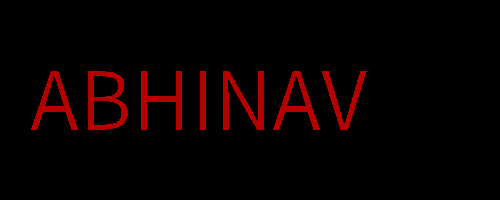
Frame 1 (no input)
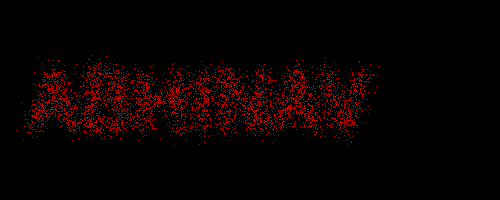
Frame 60 (the mouse pressed at the canvas centre just before this capture)
Frame 120 (the mouse held since frame 60 and released just before this capture): identical to frame 1, image omitted

The Processing sketch that drew these frames (run headless with seeded random() and noise(); from frame 60 on, the mouse is pressed at the canvas centre):

// Processing sketch: ParticleClock
// ── ParticleClock.pde
ArrayList particles = new ArrayList();
boolean reset;
void setup() {
  size(500, 200);
  background(0);
  fill(255);
  textSize(90);
  text("ABHINAV", 30, 130);
  for (int x = 0; x < width; x++) {
    for (int y = 0; y < height; y++) {
      if (get(x, y) == color(255)) {
        particles.add(new Particle(x, y));
      }
    }
  }
}
void draw() {
  background(0);
  for (int i = 0; i < particles.size (); i++) {
    Particle p = (Particle) particles.get(i);
    p.display();

    if (reset) {
      p.reset();
    } else {
      p.update();
      reset = false;
    }
  }
}

void mousePressed() {
  reset = true;
}


// ── defineClass.pde
class Particle {
  int x, y, xi, yi; 
  Particle(int x0, int y0) {
    x = xi = x0;
    y = yi = y0;
  }
  void display() {
    stroke(255, 0, 0);
    point(x, y);
  }
  void update() {
    x += floor(random(-1, 2));
    y += floor(random(-1, 2));
  }
  void reset() {
    println(xi + " "+yi+" "+x+" "+y);
    x = xi;
    y = yi;
    println("reset");
  }
}
